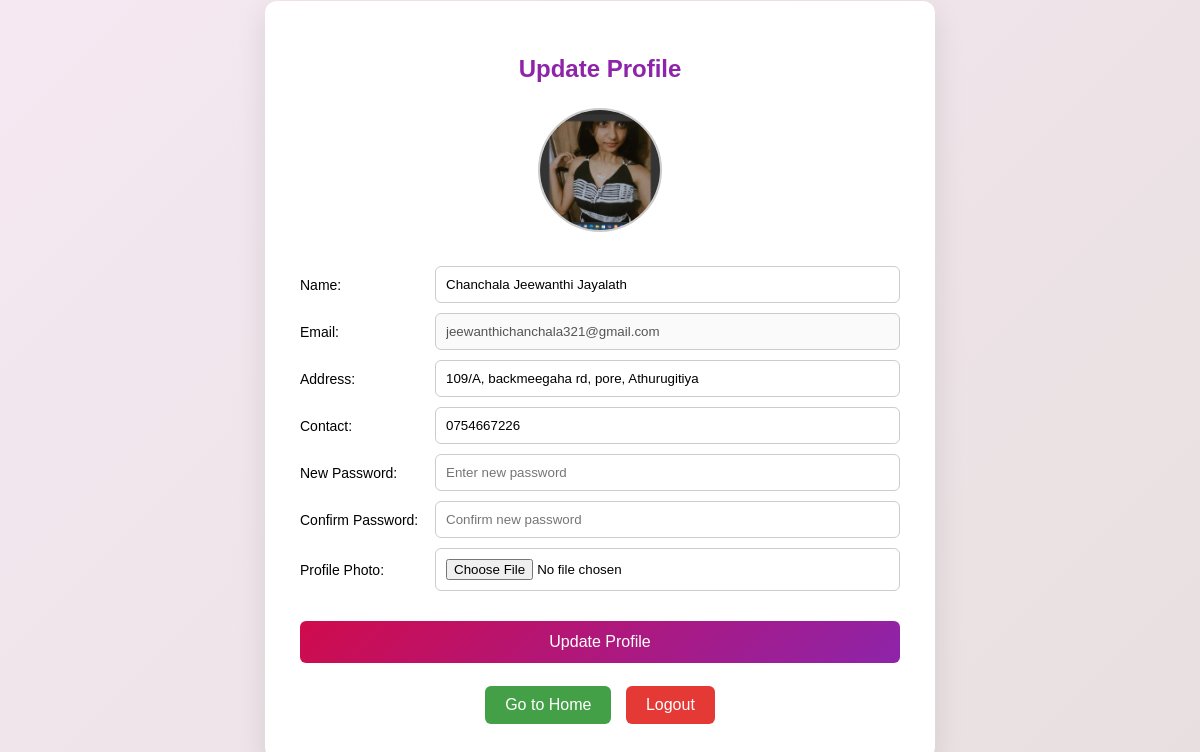
The app's page /profile.php (signed in) with its own data.
### tables this page shows
CREATE TABLE `users` (
  `id` int(11) NOT NULL AUTO_INCREMENT,
  `name` varchar(100) NOT NULL,
  `email` varchar(100) NOT NULL,
  `password` varchar(255) NOT NULL,
  `role` enum('customer','staff','admin') DEFAULT 'customer',
  `address` varchar(255) DEFAULT NULL,
  `contact` varchar(20) DEFAULT NULL,
  `profile_photo` varchar(255) DEFAULT 'default.png',
  `created_at` datetime DEFAULT current_timestamp(),
  PRIMARY KEY (`id`),
  UNIQUE KEY `email` (`email`)
);

### profile.php (the view, shortened to what this page needs)
<?php
include 'includes/db.php';
$user_id = $_SESSION['user_id'];
$stmt = $conn->prepare("SELECT name, email, address, contact, profile_photo FROM users WHERE id=? LIMIT 1");
$stmt->bind_param("i", $user_id);
$stmt->execute();
$result = $stmt->get_result();
$user = $result->fetch_assoc();
$profile_photo = $user['profile_photo'] ? $user['profile_photo'] : 'default.png';
?>
<!DOCTYPE html>
<html>
<head>
</head>
<body>
<div class="profile-container">
<h2>Update Profile</h2>
<form method="POST" enctype="multipart/form-data">
<img id="profilePreview" src="uploads/<?php echo htmlspecialchars($profile_photo); ?>" class="profile-photo">
<div class="form-row">
<label>Name:</label>
<input type="text" name="name" value="<?php echo htmlspecialchars($user['name']); ?>">
</div>
<div class="form-row">
<label>Email:</label>
<input type="email" value="<?php echo htmlspecialchars($user['email']); ?>" disabled>
</div>
<div class="form-row">
<label>Address:</label>
<input type="text" name="address" value="<?php echo htmlspecialchars($user['address']); ?>">
</div>
<div class="form-row">
<label>Contact:</label>
<input type="text" name="contact" value="<?php echo htmlspecialchars($user['contact']); ?>">
</div>
<div class="form-row">
<label>New Password:</label>
<input type="password" name="password" placeholder="Enter new password">
</div>
<div class="form-row">
<label>Confirm Password:</label>
<input type="password" name="confirm_password" placeholder="Confirm new password">
</div>
<div class="form-row">
<label>Profile Photo:</label>
<input type="file" name="profile_photo">
</div>
<input type="submit" name="update" value="Update Profile">
</form>
<div class="button-group">
<a href="index.php" class="home-btn">Go to Home</a>
<a href="logout.php" class="logout-btn">Logout</a>
</div>
</div>
</body>
</html>

### profile.php (style rules this page uses)
body { font-family: 'Poppins', sans-serif; background: linear-gradient(135deg, #f5e8f2, #e8e0e0); display: flex; justify-content: center; align-items: center; min-height: 95vh; margin: 0; }
.profile-container { background: #fff; padding: 35px; border-radius: 12px; box-shadow: 0 10px 30px rgba(0,0,0,0.1); width: 600px; max-width: 90%; text-align: center; }
.profile-container h2 { color: #8e24aa; margin-bottom: 25px; }
.profile-photo { width: 120px; height: 120px; border-radius: 50%; object-fit: cover; border: 2px solid #ccc; margin-bottom: 20px; }
.form-row { display: flex; align-items: center; margin: 10px 0; }
.form-row label { width: 120px; text-align: left; margin-right: 15px; font-size: 14px; font-weight: 500; }
.form-row input { flex: 1; padding: 10px; border-radius: 6px; border: 1px solid #ccc; }
input[type="submit"] { width: 100%; padding: 12px; margin-top: 20px; background: linear-gradient(135deg, #d00b4d, #8e24aa); color: white; border: none; border-radius: 6px; font-size: 16px; cursor: pointer; }
.button-group { margin-top: 15px; }
.logout-btn, .home-btn { display: inline-block; margin: 8px 5px 0 5px; padding: 10px 20px; border-radius: 6px; text-decoration: none; color: white; font-weight: 500; }
.logout-btn { background-color: #e53935; }
.home-btn { background-color: #43a047; }

### records on screen
users: profile_photo (picture), name "Chanchala Jeewanthi Jayalath", email "jeewanthichanchala321@gmail.com", address "109/A, backmeegaha rd, pore, Athurugitiya", contact "0754667226"
